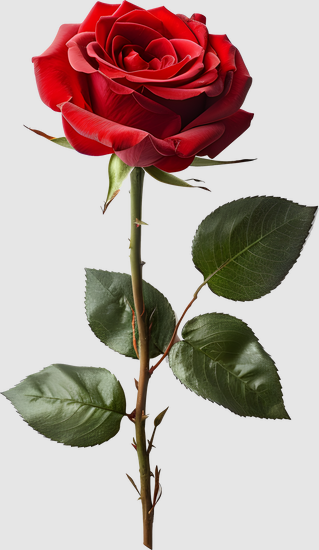
#> input picture Rose2.png, 319 x 550 px
$ jupyter execute checkImage.ipynb
#> lines starting #> are read from the running program, lines starting #| are printed output that depends on the picture
## 1. Image Reading and Display

A digital image is stored as a two-dimensional array of pixel intensities. For a grayscale image of size $M \times N$, each pixel value is represented as $I(m,n)$, where $m$ and $n$ are row and column indices. Reading and displaying the image is the first step toward analysis and processing.

[cell 1]
# importing necessary libraries
import cv2
import numpy as np
import matplotlib.pyplot as plt

[cell 2]
# reading the image using matplotlib
img = plt.imread('Rose2.png')
#> img is the input picture: shape (550, 319, 4) float32; mean R, G, B, A 0.724, 0.649, 0.628, 1
plt.imshow(img)
plt.axis('off')
plt.show()

[cell 3]
# reading the image using OpenCV
img_cv = cv2.imread('Rose2.png')
img_rgb = cv2.cvtColor(img_cv, cv2.COLOR_BGR2RGB)
plt.imshow(img_rgb)
plt.axis('off')
plt.show()

[cell 4]
img_rgb

[cell 5]
# converting the image to grayscale
img_gry = cv2.cvtColor(img, cv2.COLOR_RGB2GRAY)
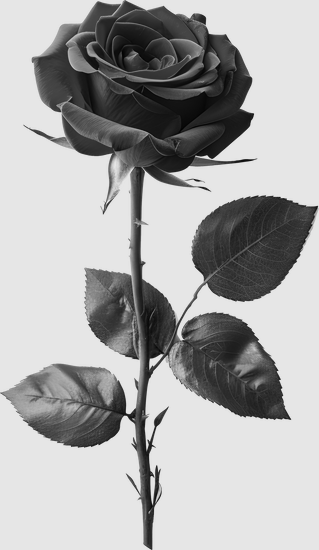
#> img_gry: shape (550, 319) float32; min 0, max 0.931, mean 0.67
plt.imshow(img_gry, cmap='gray')
plt.axis('off')
plt.show()

[cell 6]
img_gry

[cell 7]
# Extract RGB channels from the loaded image
R = img_rgb [:, :, 0].astype(np.float32)
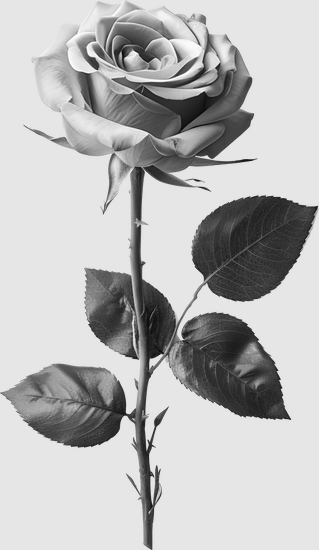
#> R: shape (550, 319) float32; min 0, max 255, mean 184.8
G = img_rgb [:, :, 1].astype(np.float32)
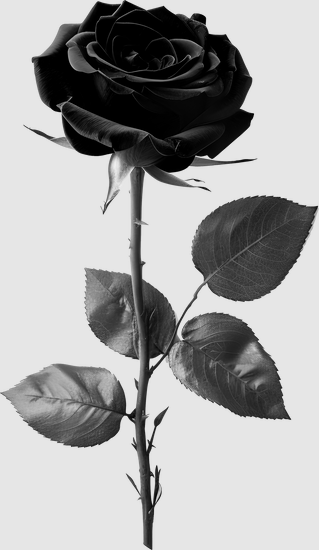
#> G: shape (550, 319) float32; min 0, max 239, mean 165.7
B = img_rgb [:, :, 2].astype(np.float32)
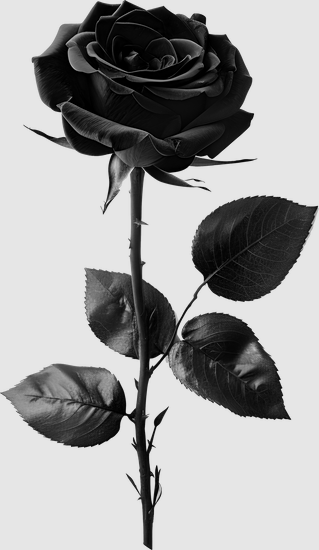
#> B: shape (550, 319) float32; min 0, max 234, mean 160.5

[cell 8]
# converting the image to grayscale
# Formula 1 imggray = 0.299*R + 0.587*G + 0.114*B
img_gray_formula1 = (0.299 * R + 0.587 * G + 0.114 * B).astype(np.uint8)

# Method 2: Average method --- IGNORE ---
# imggray = (R + G + B) / 3 --- IGNORE ---
img_gray_formula2 = ((R + G + B) / 3).astype(np.uint8)

fig = plt.figure(figsize=(15, 8))
plt.subplot(2, 2, 1)
plt.imshow(img_rgb)
plt.title('Original Image')
plt.axis('off')

plt.subplot(2, 2, 2)
plt.imshow(img_gray_formula1, cmap='gray')
plt.title('Grayscale Image (Formula 1)')
plt.axis('off')

plt.subplot(2, 2, 3)
plt.imshow(img_gray_formula2, cmap='gray')
plt.title('Grayscale Image (Formula 2)')
plt.axis('off')

plt.subplot(2, 2, 4)
plt.imshow(img_gray_formula2, cmap='gray')
plt.title('Grayscale Image (Formula 2)')
plt.axis('off')
plt.show()

$ run again, with Rose1.png copied over Rose2.png
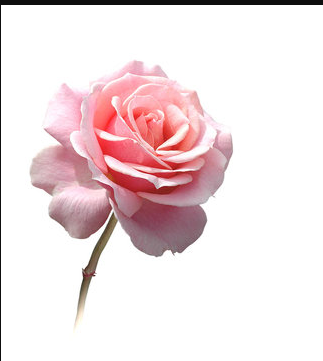
#> input picture Rose1.png, 323 x 361 px
#> img is the input picture: shape (361, 323, 4) float32; mean R, G, B, A 0.941, 0.883, 0.89, 1
#> `G = img_rgb [:, :, 1].astype(np.float32)`:
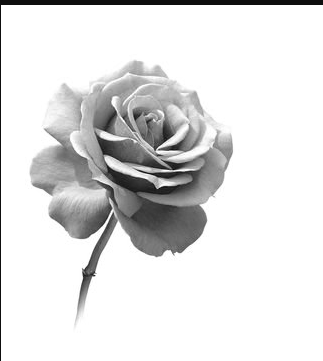
#> G: shape (361, 323) float32; min 7, max 255, mean 225.2
#> `plt.show()`:
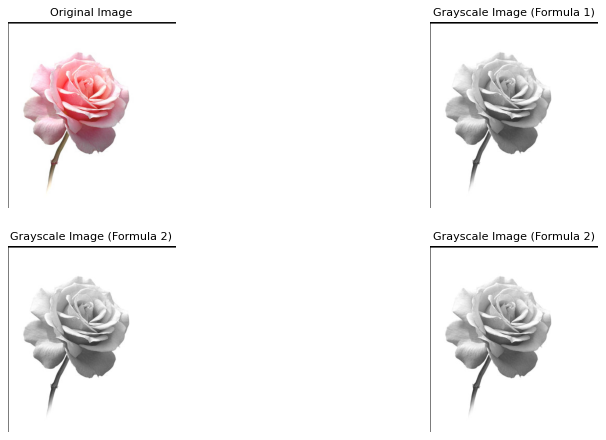
#> figure drawn by matplotlib, 4 panels
